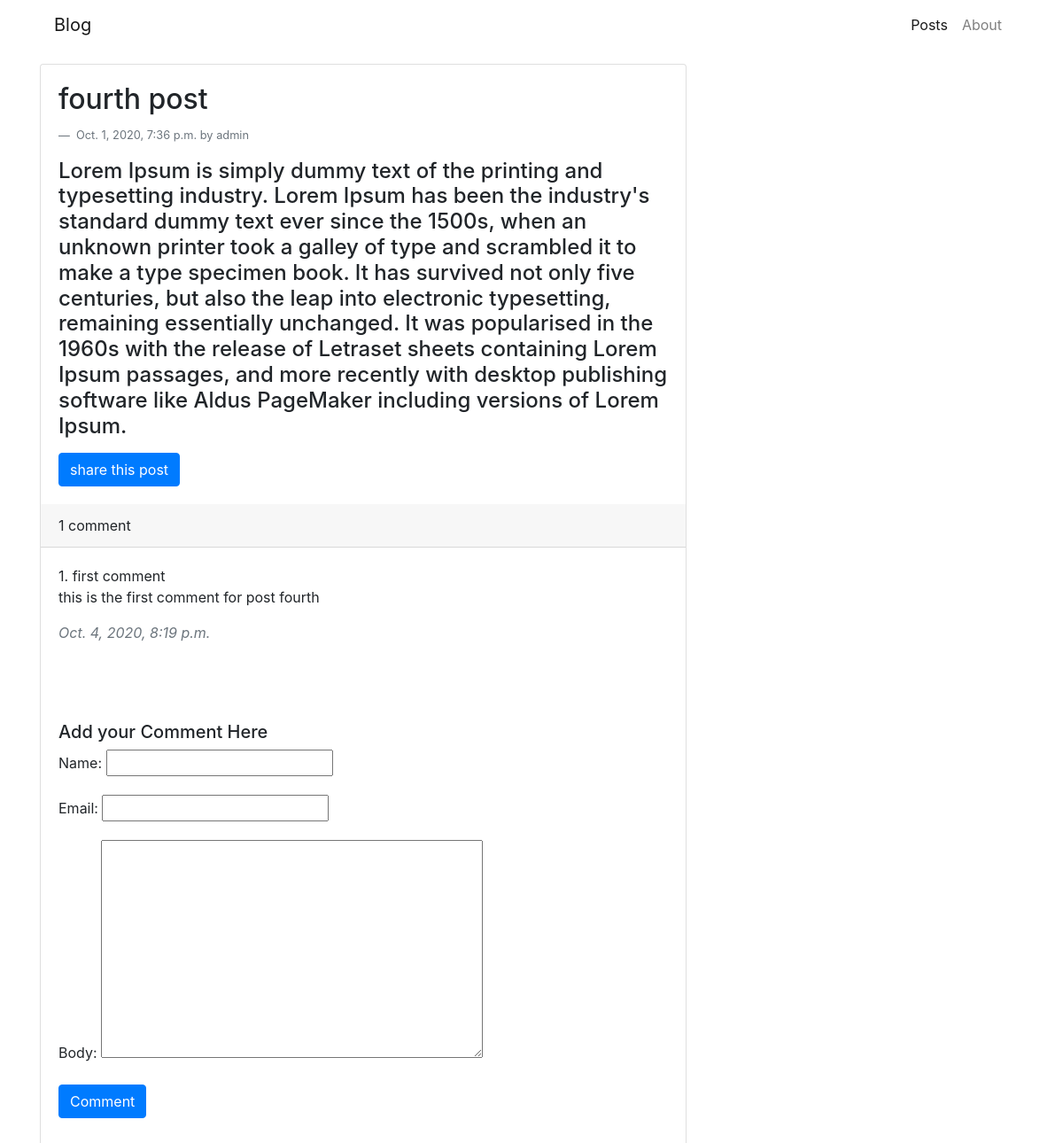
Page /posts/2020/10/1/fourth-post/ on the earlier database version.
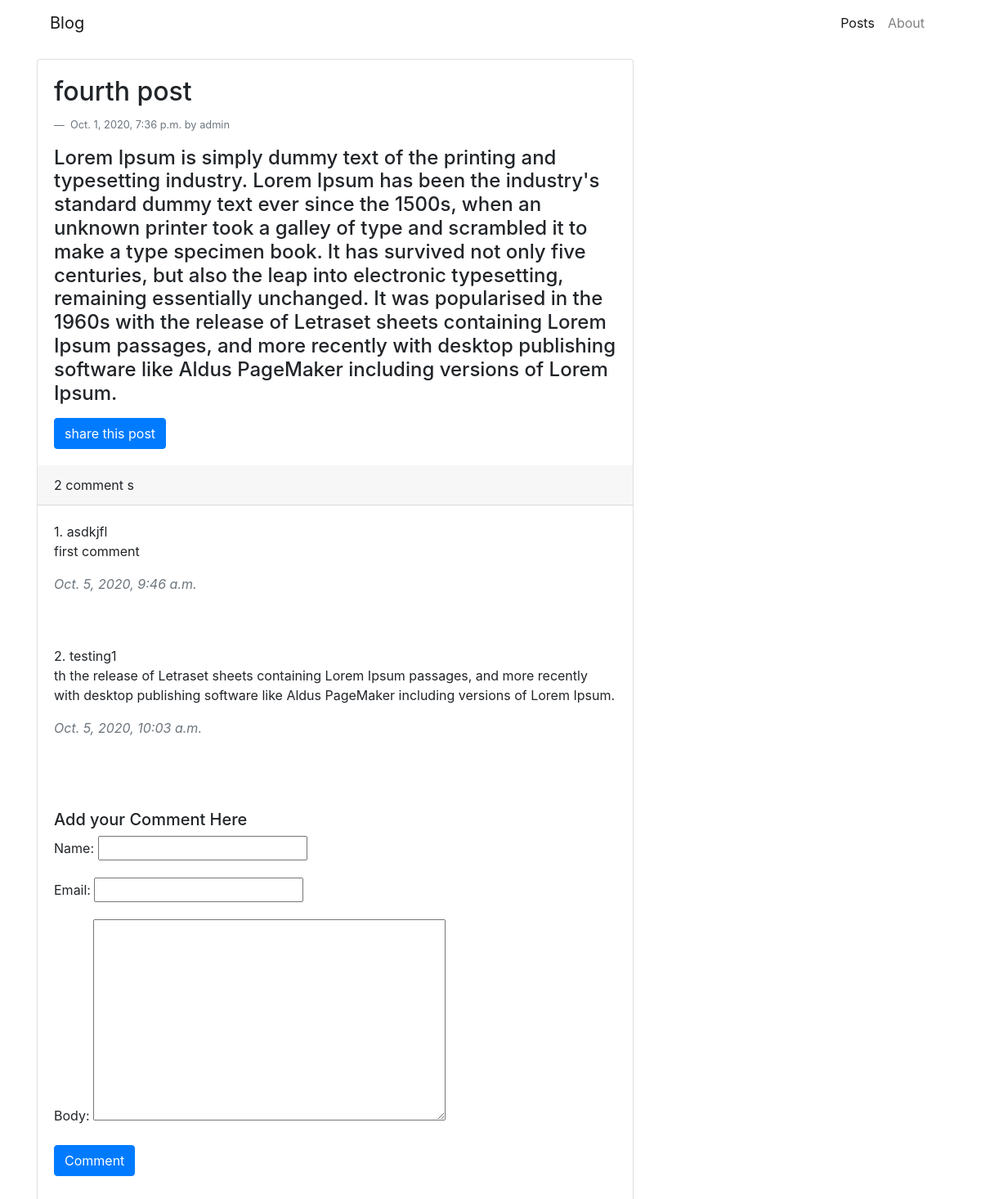
Same page on the later database version.
### Blog/models.py (models this page shows)
class Comment(models.Model):
    post = models.ForeignKey(Post,on_delete=models.CASCADE,related_name='comments')
    name = models.CharField(max_length=80)
    email = models.EmailField()
    body = models.TextField()
    created = models.DateTimeField(auto_now_add=True)
    updated = models.DateTimeField(auto_now=True)
    active = models.BooleanField(default=True)
    class Meta:
        ordering =('created',)
    def __str__(self):
        return 'Comment by {} on {}'.format(self.name,self.post)

### Blog/views.py (the view)
# urls.py: path('posts/<int:year>/<int:month>/<int:day>/<slug:post>/',post_detail,name='post_details'),
def post_detail(request,year,month,day,post):
    post = get_object_or_404(
                    Post,
                slug=post,
                status='published',
                publish__year=year,
                publish__month=month,
                publish__day=day     )
    if request.method == "POST":
        C_Form = CommentForm(request.POST)
        if C_Form.is_valid:
            form_ins=C_Form.save(commit=False)
            form_ins.post=post
            form_ins.save()
    commForm = CommentForm()
    comments = Comment.objects.filter(post=post,active=True)
    print(comments)
    context={
        'title':post.title,
        'post':post,
        'commentForm':commForm,
        'comments':comments,
    }
    return render(request,'Blog/post/details.html',context)

### Blog/forms.py
class CommentForm(forms.ModelForm):
    class Meta:
        model = Comment
        fields = ('name','email','body')

### Blog/models.py (called while the page is built)
    def __str__(self):
        return self.title

### Blog/templates/Blog/post/details.html
{% extends 'Blog/base.html' %} {% block content %}
<div class="card mt-3">
    <div class="card-body">
        <h2 class="card-title">{{post.title}}</h2>
        <div class="blockquote-footer">
            {{post.publish}} by {{post.author}}
        </div>
        <p class="card-text">
            <h4>{{post.body|linebreaks}}</h4>
        </p>
        <a href="{% url 'Blog:post_share' post.id %}" class="btn btn-primary">share this post</a>
    </div>
    <div class="card-header">
        {% with comments.count as total_comments%} {{total_comments}} comment {{total_comments |pluralize}} {% endwith %}
    </div>
    {% for comm in comments %}
    <div class="card-body">
        <span class="card-title">
            {{forloop.counter}}. {{comm.name}}
            <p> {{comm.body}} </p>
        </span>
        <cite class='text-muted'>{{comm.created}}</cite>
    </div>
    <br> {% empty %} Be first commenter {% endfor %}
    <br>
    <div class="card-body mb-3">
        <h5>Add your Comment Here </h5>
        <div class="form-group">
            <form action="" method="post">
                {% csrf_token %} {{ commentForm.as_p }}
                <button class="btn btn-primary" type="submit">Comment</button>
            </form>
        </div>
    </div>
</div>
{% endblock %}

Differences in the rows shown:
no longer on this page (row edited): Comment: name "first comment", body "this is the first comment for post fourth", created "Oct. 4, 2020, 8:19 p.m."
added Comment: name "asdkjfl", body "first comment", created "Oct. 5, 2020, 9:46 a.m."
added Comment: name "testing1", body "th the release of Letraset sheets containing Lorem Ipsum passages, and more recently with desktop publishing software like Aldus PageMaker including versions of Lorem Ipsum.", created "Oct. 5, 2020, 10:03 a.m."
Other differences:
{{ total_comments }}: "1" → "2"
